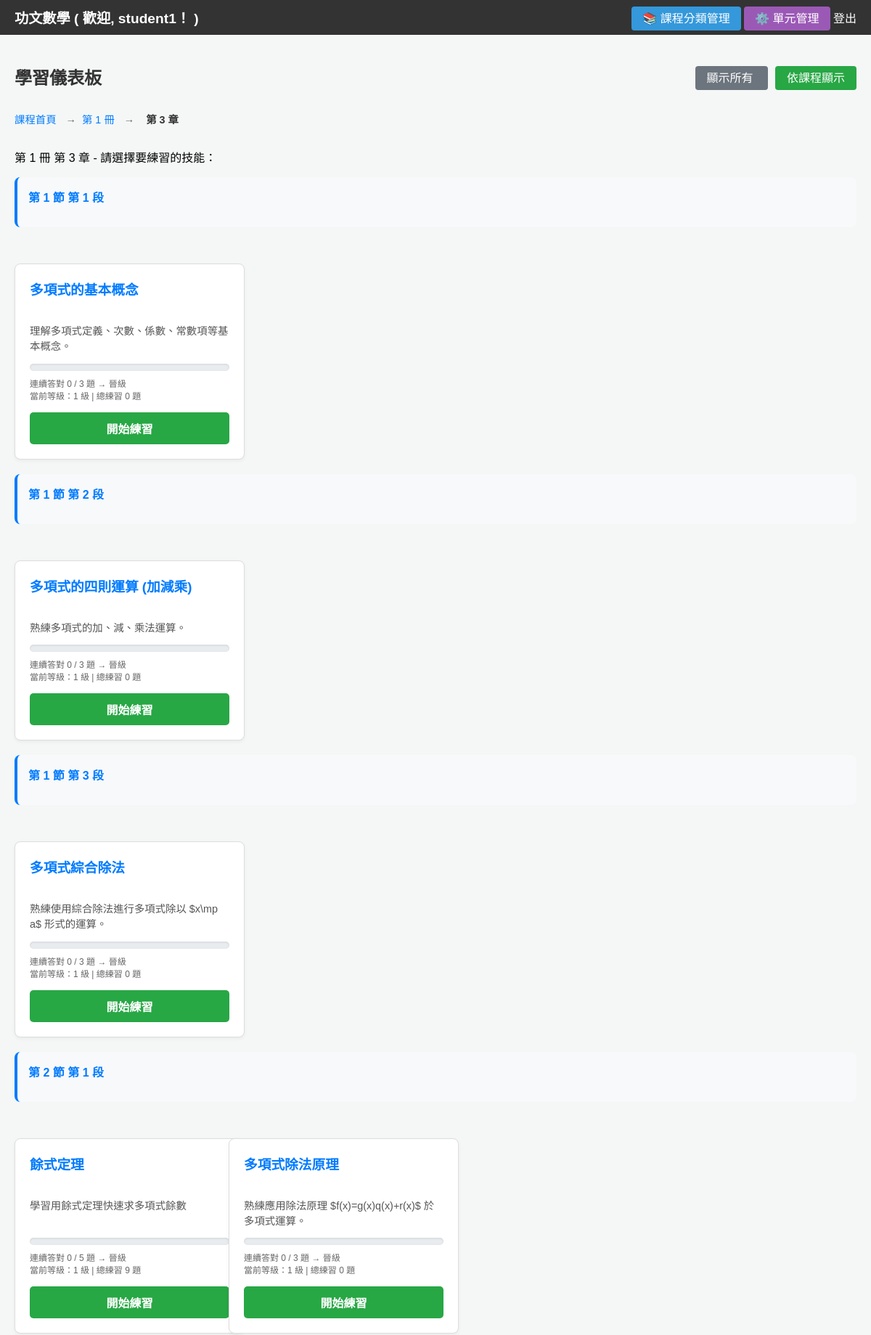
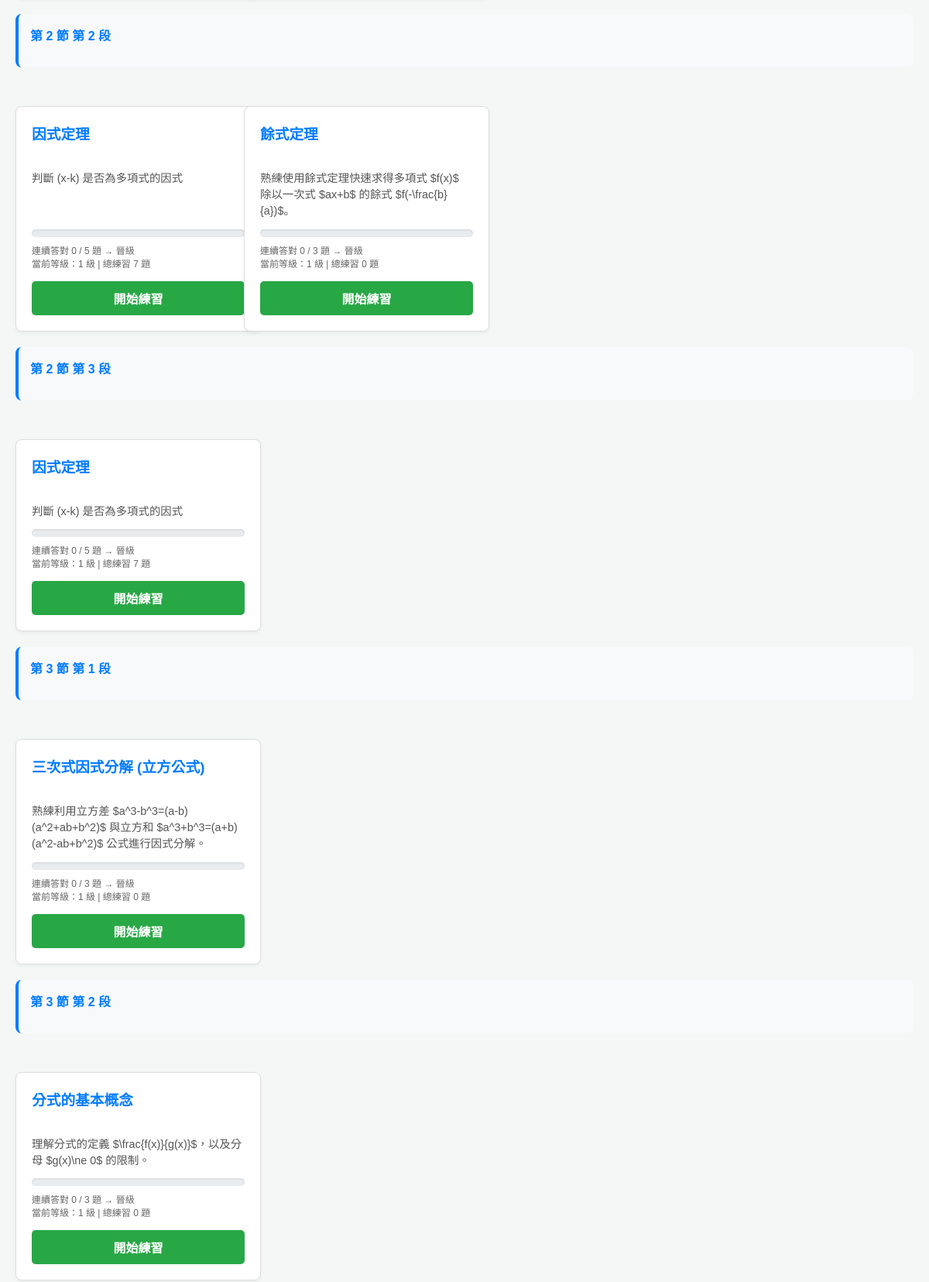
/dashboard?view=curriculum&volume=1&chapter=3 (signed in, upper part), run on the app's committed database (2 pictures, top to bottom).
### tables this page shows
CREATE TABLE users (
            id INTEGER PRIMARY KEY AUTOINCREMENT,
            username TEXT UNIQUE NOT NULL,
            password TEXT NOT NULL,
            streak INTEGER DEFAULT 0
        );

CREATE TABLE skills_info (
            skill_id TEXT PRIMARY KEY,
            skill_en_name TEXT NOT NULL,
            skill_ch_name TEXT NOT NULL,
            description TEXT NOT NULL,
            gemini_prompt TEXT NOT NULL,
            consecutive_correct_required INTEGER DEFAULT 10,
            is_active BOOLEAN DEFAULT TRUE,
            order_index INTEGER DEFAULT 0
        );

### app.py (the view, shortened to what this page needs)
@app.route('/dashboard')
@login_required
def dashboard():
    view_mode = request.args.get('view', 'all')  # 'all' 或 'curriculum'
    volume = request.args.get('volume', type=int)
    chapter = request.args.get('chapter', type=int)
    conn = sqlite3.connect('users.db')
    c = conn.cursor()
    c.execute('''
        SELECT skill_id, consecutive_correct, questions_solved, current_level
        FROM progress
        WHERE user_id = ?
    ''', (current_user.id,))
    progress_rows = c.fetchall()
    conn.close()
    progress_dict = {row[0]: row for row in progress_rows}
    if view_mode == 'curriculum':
        from core.utils import get_volumes, get_chapters_by_volume, get_skills_by_volume_chapter
        if volume and chapter:
            skills_raw = get_skills_by_volume_chapter(volume, chapter)
            all_skills_with_progress = []
            for s in skills_raw:
                prog = progress_dict.get(s['skill_id'], (s['skill_id'], 0, 0, 1))
                all_skills_with_progress.append({
                    **s,
                    'consecutive_correct': prog[1],
                    'questions_solved': prog[2],
                    'current_level': prog[3],
                })
            display_items = []
            current_section = None
            current_paragraph = None
            for skill in all_skills_with_progress:
                if skill['section'] != current_section or skill['paragraph'] != current_paragraph:
                    display_items.append({
                        'type': 'section_header',
                        'section': skill['section'],
                        'paragraph': skill['paragraph']
                    })
                    current_section = skill['section']
                    current_paragraph = skill['paragraph']
                display_items.append({
                    'type': 'skill_card',
                    'data': skill
                })
            return render_template('dashboard.html',
                                 view_mode='curriculum',
                                 level='skills',  # 第三層
                                 volume=volume,
                                 chapter=chapter,
                                 display_items=display_items, # 傳遞扁平化的顯示項目
                                 username=current_user.username)

### app.py (called while the page is built)
@login_manager.user_loader
def load_user(user_id):
    conn = sqlite3.connect('users.db')
    c = conn.cursor()
    c.execute("SELECT id, username FROM users WHERE id = ?", (user_id,))
    row = c.fetchone()
    conn.close()
    if row:
        return User(row[0], row[1])
    return None

### core/utils.py (called while the page is built)
def get_skills_by_volume_chapter(volume, chapter):
    conn = sqlite3.connect('users.db')
    c = conn.cursor()
    c.execute('''
        SELECT sc.section, sc.paragraph,
               sc.skill_id, sc.display_order,
               si.skill_ch_name, si.skill_en_name, si.description,
               si.consecutive_correct_required
        FROM skill_curriculum sc
        JOIN skills_info si ON sc.skill_id = si.skill_id
        WHERE sc.volume = ? AND sc.chapter = ? AND si.is_active = 1
        ORDER BY sc.section, sc.paragraph, sc.display_order
    ''', (volume, chapter))
    rows = c.fetchall()
    conn.close()
    return [{
        'section': r[0],
        'paragraph': r[1],
        'skill_id': r[2],
        'display_order': r[3],
        'skill_ch_name': r[4],
        'skill_en_name': r[5],
        'description': r[6],
        'consecutive_correct_required': r[7]
    } for r in rows]

### templates/dashboard.html (shortened to what this page needs)
<!DOCTYPE html>
<html lang="zh-Hant">
<head>
</head>
<body>
    <div class="navbar">
        <a href="{{ url_for('dashboard') }}" class="logo">
            功文數學 ( 歡迎, <strong>{{ username }}</strong>！ )
        </a>
        <div>
<a href="{{ url_for('admin_curriculum') }}" style="background: #3498db; padding: 8px 15px; border-radius: 4px;">📚 課程分類管理</a>
            <a href="{{ url_for('admin_skills') }}" style="background: #9b59b6; padding: 8px 15px; border-radius: 4px;">⚙️ 單元管理</a>
            <a href="{{ url_for('logout') }}">登出</a>
        </div>
    </div>
    <div class="container">
        <div style="display: flex; justify-content: space-between; align-items: center; margin-bottom: 20px;">
            <h2 style="margin: 0;">學習儀表板</h2>
            <div>
                <a href="{{ url_for('dashboard', view='all') }}"
                   style="padding: 8px 16px; margin-left: 10px; background: {{ '#28a745' if view_mode == 'all' else '#6c757d' }}; color: white; text-decoration: none; border-radius: 4px;">
                    顯示所有
                </a>
                <a href="{{ url_for('dashboard', view='curriculum') }}"
                   style="padding: 8px 16px; margin-left: 10px; background: {{ '#28a745' if view_mode == 'curriculum' else '#6c757d' }}; color: white; text-decoration: none; border-radius: 4px;">
                    依課程顯示
                </a>
            </div>
        </div>
        {% if view_mode == 'curriculum' %}
            <div class="breadcrumb">
                <a href="{{ url_for('dashboard', view='curriculum') }}">課程首頁</a>
                {% if level == 'chapters' or level == 'skills' %}
                    <span>→</span>
                    <a href="{{ url_for('dashboard', view='curriculum', volume=volume) }}">第 {{ volume }} 冊</a>
                {% endif %}
                {% if level == 'skills' %}
                    <span>→</span>
                    <span class="current">第 {{ chapter }} 章</span>
                {% endif %}
            </div>
            {% if level == 'volumes' %}
                <p>請選擇要查看的冊：</p>
                <div class="level-grid">
                    {% for vol in volumes %}
                    <a href="{{ url_for('dashboard', view='curriculum', volume=vol) }}" style="text-decoration: none;">
                        <div class="level-card volume-card">
                            <h3>第 {{ vol }} 冊</h3>
                        </div>
                    </a>
                    {% endfor %}
                </div>
            {% elif level == 'skills' %}
                <p>第 {{ volume }} 冊 第 {{ chapter }} 章 - 請選擇要練習的技能：</p>
                <div class="skill-grid curriculum-skills">
                    {% for item in display_items %}
                        {% if item.type == 'section_header' %}
                        <div class="skill-section-group" style="grid-column: 1 / -1;">
                            <h4>第 {{ item.section }} 節 第 {{ item.paragraph }} 段</h4>
                        </div>
                        {% elif item.type == 'skill_card' %}
                        <div class="skill-card">
                            <h3>{{ item.data.skill_ch_name }}</h3>
                            <p>{{ item.data.description }}</p>
                            <div class="progress-info">
                                <div class="progress-bar">
                                </div>
                                <small>連續答對 {{ item.data.consecutive_correct }} / {{ item.data.consecutive_correct_required }} 題 → 晉級</small>
                                <br>
                                <small>當前等級：{{ item.data.current_level }} 級 | 總練習 {{ item.data.questions_solved }} 題</small>
                            </div>
                            <a href="{{ url_for('practice', skill_id=item.data.skill_id) }}" class="btn-practice">
                                開始練習
                            </a>
                        </div>
                        {% endif %}
                    {% endfor %}
                </div>
            {% endif %}
        {% endif %}
    </div>
</body>
</html>

### templates/dashboard.html (style rules this page uses)
body { font-family: Arial, sans-serif; background-color: #f4f7f6; margin: 0; }
.navbar { background-color: #333; color: white; padding: 10px 20px; display: flex; justify-content: space-between; align-items: center; }
.navbar a { color: white; text-decoration: none; }
.navbar .logo { font-weight: bold; font-size: 1.2em; }
.container { max-width: 1200px; margin: 20px auto; padding: 20px; }
h2 { color: #333; }
.breadcrumb { display: flex; align-items: center; margin-bottom: 20px; padding: 10px 0; font-size: 0.9em; }
.breadcrumb a { color: #007bff; text-decoration: none; margin-right: 5px; }
.breadcrumb span { margin: 0 8px; color: #666; }
.breadcrumb .current { color: #333; font-weight: bold; }
.skill-grid { display: grid; grid-template-columns: repeat(4, 1fr); gap: 20px; max-width: 100%; justify-content: start; box-sizing: border-box; grid-template-rows: auto; grid-auto-flow: row; grid-auto-columns: 1fr; }
.skill-card { background: #fff; border: 1px solid #ddd; border-radius: 8px; box-shadow: 0 2px 5px rgba(0,0,0,0.05); padding: 20px; display: flex; flex-direction: column; width: 100%; }
.skill-card h3 { margin-top: 0; color: #007bff; }
.skill-card p { font-size: 0.9em; color: #555; flex-grow: 1; }
.progress-info { font-size: 0.9em; color: #666; margin-bottom: 15px; }
.progress-bar { width: 100%; height: 10px; background: #e9ecef; border-radius: 5px; overflow: hidden; margin-bottom: 8px; box-shadow: inset 0 1px 3px rgba(0,0,0,0.1); }
.btn-practice { display: block; text-align: center; background-color: #28a745; color: white; padding: 10px; border-radius: 5px; text-decoration: none; font-weight: bold; transition: background-color 0.2s; }
.skill-section-group { margin-bottom: 30px; padding: 15px; background: #f8f9fa; border-radius: 8px; border-left: 4px solid #007bff; }
.skill-section-group h4 { margin-top: 0; color: #007bff; margin-bottom: 15px; }

### data on the page
users: username "student1"
skills_info: data.skill_ch_name "多項式的基本概念", data.description "理解多項式定義、次數、係數、常數項等基本概念。", data.consecutive_correct_required "3"
skills_info: data.skill_ch_name "多項式的四則運算 (加減乘)", data.description "熟練多項式的加、減、乘法運算。", data.consecutive_correct_required "3"
skills_info: data.skill_ch_name "多項式綜合除法", data.description "熟練使用綜合除法進行多項式除以 $x\\mp a$ 形式的運算。", data.consecutive_correct_required "3"
skills_info: data.skill_ch_name "餘式定理", data.description "學習用餘式定理快速求多項式餘數", data.consecutive_correct_required "5"
skills_info: data.skill_ch_name "多項式除法原理", data.description "熟練應用除法原理 $f(x)=g(x)q(x)+r(x)$ 於多項式運算。", data.consecutive_correct_required "3"
skills_info: data.skill_ch_name "因式定理" "因式定理", data.description "判斷 (x-k) 是否為多項式的因式" "判斷 (x-k) 是否為多項式的因式", data.consecutive_correct_required "5" "5"
skills_info: data.skill_ch_name "餘式定理", data.description "熟練使用餘式定理快速求得多項式 $f(x)$ 除以一次式 $ax+b$ 的餘式 $f(-\\frac{b}{a})$。", data.consecutive_correct_required "3"
skills_info: data.skill_ch_name "三次式因式分解 (立方公式)", data.description "熟練利用立方差 $a^3-b^3=(a-b)(a^2+ab+b^2)$ 與立方和 $a^3+b^3=(a+b)(a^2-ab+b^2)$ 公式進行因式分解。", data.consecutive_correct_required "3"
skills_info: data.skill_ch_name "分式的基本概念", data.description "理解分式的定義 $\\frac{f(x)}{g(x)}$，以及分母 $g(x)\\ne 0$ 的限制。", data.consecutive_correct_required "3"

### other printed values
{{ volume }} "1"
{{ chapter }} "3"
{{ item.section }} "1" "1" "1" "2" "2" "2" "3" "3"
{{ item.paragraph }} "1" "2" "3" "1" "2" "3" "1" "2"
{{ item.data.consecutive_correct }} "0" "0" "0" "0" "0" "0" "0" "0" "0" "0"
{{ item.data.current_level }} "1" "1" "1" "1" "1" "1" "1" "1" "1" "1"
{{ item.data.questions_solved }} "0" "0" "0" "9" "0" "7" "0" "7" "0" "0"
